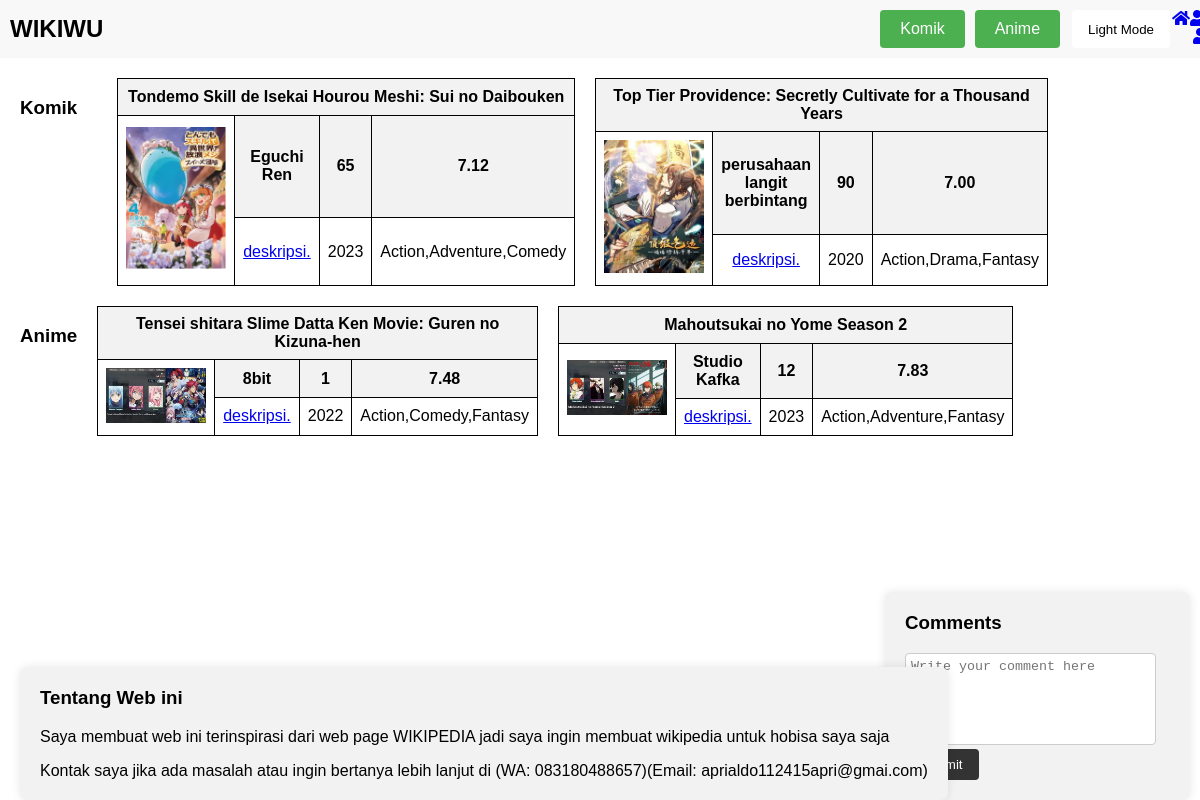
/homewiki.php, run on the app's committed database.
### tables this page shows
CREATE TABLE `wiki` (
  `id` int(15) NOT NULL,
  `nama_komik` varchar(100) NOT NULL,
  `tahun_rilis` int(15) NOT NULL,
  `rating` varchar(15) NOT NULL,
  `deskripsi` tinytext NOT NULL,
  `studio` varchar(100) NOT NULL,
  `chapter` varchar(100) NOT NULL,
  `gambar` varchar(100) NOT NULL,
  `genre` varchar(100) NOT NULL
);

CREATE TABLE `anime` (
  `id` int(15) NOT NULL,
  `nama_anime` varchar(100) NOT NULL,
  `tahun_rilis` varchar(100) NOT NULL,
  `rating` varchar(100) NOT NULL,
  `deskripsi` mediumtext NOT NULL,
  `studio` varchar(100) NOT NULL,
  `episode` int(255) NOT NULL,
  `gambar` varchar(100) NOT NULL,
  `genre` varchar(100) NOT NULL
);

### homewiki.php (the view, shortened to what this page needs)
<?php
require "config.php";
$komikResult = mysqli_query($mysqli, "SELECT * FROM wiki ORDER BY RAND() LIMIT 2");
$komik = [];
while ($kom = mysqli_fetch_assoc($komikResult)) {
    $komik[] = $kom;
}
$animeResult = mysqli_query($mysqli, "SELECT * FROM anime ORDER BY RAND() LIMIT 2");
$anime = [];
while ($anm = mysqli_fetch_assoc($animeResult)) {
    $anime[] = $anm;
}
?>
<!DOCTYPE html>
<html>
<head>
    <link rel="stylesheet" href="styles.css">
    <link rel="stylesheet" href="https://cdnjs.cloudflare.com/ajax/libs/font-awesome/5.15.3/css/all.min.css">
</head>
<body>
    <div class="container">
        <header class="header">
            <h1>WIKIWU</h1>
            <div class="buttons">
                <a href="komik.php" class="komik-button">Komik</a>
                <a href="anime.php" class="anime-button">Anime</a>
                <button id="mode-button" class="mode-button">Light Mode</button>
                <a href="homewiki.php" class="home-button"><i class="fas fa-home"></i></a>
                <div class="register-button">
                    <a href="register.php"><i class="fas fa-user-plus"></i></a>
                    <div class="login-button">
                        <a href="login.php"><i class="fas fa-user"></i></a>
                    </div>
                </div>
            </div>
        </header>
    </div>
    <div class="table-container">
        <h3>Komik</h3>
        <br>
        <?php foreach ($komik as $k) : ?>
            <table>
                <tr>
                    <th colspan="4"><?= $k['nama_komik']; ?></th>
                </tr>
                <tr>
                    <td rowspan="2"><img src="gambar/<?= $k['gambar']; ?>" alt="Gambar"></td>
                    <th><?= $k['studio']; ?></th>
                    <th><?= $k['chapter']; ?></th>
                    <th><?= $k['rating']; ?></th>
                </tr>
                <tr>
                    <td colspan=""><a href="HpembacaK.php?id=<?= $k['id']; ?>">deskripsi.</a></td>
                    <td colspan="1"><?= $k['tahun_rilis']; ?></td>
                    <td><?= $k['genre']; ?></td>
                </tr>
            </table>
        <?php endforeach; ?>
    </div>
    <div class="table-container">
        <h3>Anime</h3>
        <?php foreach ($anime as $a) : ?>
            <table>
                <tr>
                    <th colspan="4"><?= $a['nama_anime']; ?></th>
                </tr>
                <tr>
                    <td rowspan="2"><img src="gambar/<?= $a['gambar']; ?>" alt="Gambar"></td>
                    <th><?= $a['studio']; ?></th>
                    <th><?= $a['episode']; ?></th>
                    <th><?= $a['rating']; ?></th>
                </tr>
                <tr>
                    <td colspan=""><a href="HpembacaA.php?id=<?= $a['id']; ?>">deskripsi.</a></td>
                    <td colspan="1"><?= $a['tahun_rilis']; ?></td>
                    <td colspan="1"><?= $a['genre']; ?></td>
                </tr>
            </table>
        <?php endforeach; ?>
    </div>
    <div class="comment-box">
        <h3>Comments</h3>
        <form>
            <textarea name="comment" placeholder="Write your comment here"></textarea>
            <button type="submit">Submit</button>
        </form>
    </div>
    <div class="about-me">
        <h3>Tentang Web ini</h3>
        <p>Saya membuat web ini terinspirasi dari web page WIKIPEDIA jadi saya ingin membuat wikipedia untuk hobisa saya saja </p>
        <p>Kontak saya jika ada masalah atau ingin bertanya lebih lanjut di (WA: 083180488657)(Email: aprialdo112415apri@gmai.com)</p>
    </div>
</body>
</html>

### styles.css (style rules this page uses)
body { margin: 0; padding: 0; font-family: Arial, sans-serif; width: 100%; }
.container { text-align: center; }
.header { background-color: #F8F8F8; padding: 10px; display: flex; justify-content: space-between; align-items: center; max-width: 100%; width: 100%; }
.header h1 { margin: 0; font-size: 24px; }
.buttons { display: flex; }
.mode-button, .home-button { margin-left: 2px; }
.table-container { width: 100%; margin: 20px; display: flex; gap: 20px; flex-wrap: wrap; flex-direction: row; justify-content: start; }
table { width: 400px; border-collapse: collapse; }
th, td { border: 1px solid black; padding: 8px; text-align: center; }
th { background-color: #f2f2f2; }
img { width: 100px; }
.mode-button { background-color: #fff; color: #000; padding: 8px 16px; border: none; border-radius: 4px; cursor: pointer; }
.comment-box { position: fixed; bottom: 0px; right: 10px; background-color: #f2f2f2; padding: 20px; border-radius: 8px; box-shadow: 0 0 10px rgba(0, 0, 0, 0.1); }
.comment-box h3 { margin-top: 0; }
.comment-box form { margin-top: 10px; }
.comment-box textarea { width: 90%; height: 80px; resize: none; padding: 5px; border: 1px solid #ccc; border-radius: 4px; }
.comment-box button[type="submit"] { background-color: #333; color: #fff; border: none; padding: 8px 16px; border-radius: 4px; cursor: pointer; }
.about-me { position: fixed; bottom: 0px; left: 20px; background-color: #f2f2f2; padding: 20px; border-radius: 8px; box-shadow: 0 0 10px rgba(0, 0, 0, 0.1); }
.about-me h3 { margin-top: 0; }
.about-me p { margin-bottom: 0; }

### homewiki.php (style rules this page uses)
.komik-button, .anime-button { display: inline-block; padding: 10px 20px; background-color: #4CAF50; color: white; border: none; text-decoration: none; margin-right: 10px; border-radius: 4px; cursor: pointer; }

### data on the page
wiki: nama_komik "Tondemo Skill de Isekai Hourou Meshi: Sui no Daibouken", gambar (picture), studio "Eguchi Ren", chapter "65", rating "7.12", tahun_rilis "2023", genre "Action,Adventure,Comedy"
wiki: nama_komik "Top Tier Providence: Secretly Cultivate for a Thousand Years", gambar (picture), studio "perusahaan langit berbintang", chapter "90", rating "7.00", tahun_rilis "2020", genre "Action,Drama,Fantasy"
anime: nama_anime "Tensei shitara Slime Datta Ken Movie: Guren no Kizuna-hen", gambar (picture), studio "8bit", episode "1", rating "7.48", tahun_rilis "2022", genre "Action,Comedy,Fantasy"
anime: nama_anime "Mahoutsukai no Yome Season 2", gambar (picture), studio "Studio Kafka", episode "12", rating "7.83", tahun_rilis "2023", genre "Action,Adventure,Fantasy"
